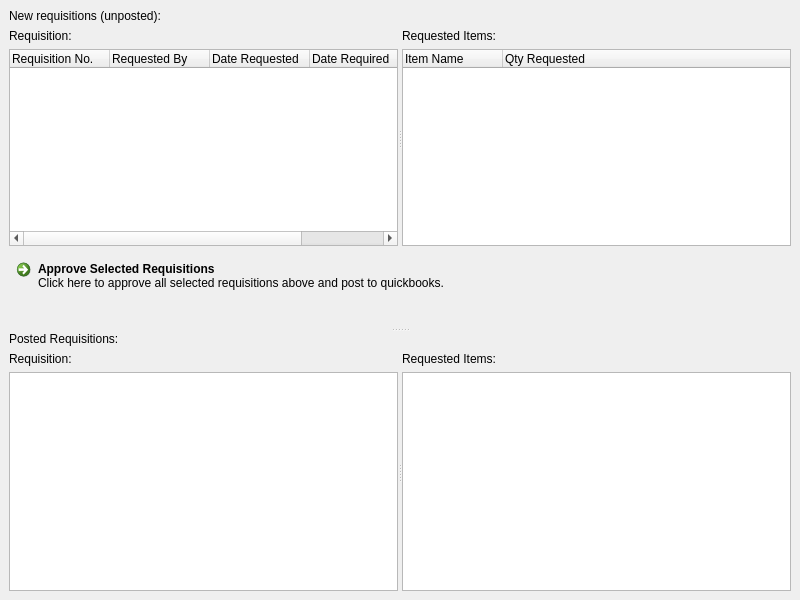
<?xml version="1.0" encoding="UTF-8"?>
<ui version="4.0">
 <class>ApproveRequisition</class>
 <widget class="QMainWindow" name="ApproveRequisition">
  <property name="geometry">
   <rect>
    <x>0</x>
    <y>0</y>
    <width>800</width>
    <height>600</height>
   </rect>
  </property>
  <property name="windowTitle">
   <string>Requisitions</string>
  </property>
  <widget class="QWidget" name="centralwidget">
   <layout class="QVBoxLayout" name="verticalLayout_8">
    <item>
     <widget class="QSplitter" name="splitter_3">
      <property name="orientation">
       <enum>Qt::Vertical</enum>
      </property>
      <property name="opaqueResize">
       <bool>true</bool>
      </property>
      <widget class="QWidget" name="layoutWidget">
       <layout class="QVBoxLayout" name="verticalLayout_7">
        <item>
         <layout class="QVBoxLayout" name="verticalLayout_5">
          <item>
           <widget class="QLabel" name="label">
            <property name="sizePolicy">
             <sizepolicy hsizetype="Preferred" vsizetype="Fixed">
              <horstretch>0</horstretch>
              <verstretch>0</verstretch>
             </sizepolicy>
            </property>
            <property name="text">
             <string>New requisitions (unposted):</string>
            </property>
           </widget>
          </item>
          <item>
           <widget class="QSplitter" name="splitter">
            <property name="orientation">
             <enum>Qt::Horizontal</enum>
            </property>
            <widget class="QWidget" name="layoutWidget">
             <layout class="QVBoxLayout" name="verticalLayout_2">
              <item>
               <widget class="QLabel" name="label_2">
                <property name="text">
                 <string>Requisition:</string>
                </property>
               </widget>
              </item>
              <item>
               <widget class="QTreeWidget" name="trvNewRequisitions">
                <column>
                 <property name="text">
                  <string>Requisition No.</string>
                 </property>
                </column>
                <column>
                 <property name="text">
                  <string>Requested By</string>
                 </property>
                </column>
                <column>
                 <property name="text">
                  <string>Date Requested</string>
                 </property>
                </column>
                <column>
                 <property name="text">
                  <string>Date Required</string>
                 </property>
                </column>
                <column>
                 <property name="text">
                  <string>Preferred Supplier</string>
                 </property>
                </column>
               </widget>
              </item>
             </layout>
            </widget>
            <widget class="QWidget" name="layoutWidget">
             <layout class="QVBoxLayout" name="verticalLayout">
              <item>
               <widget class="QLabel" name="label_3">
                <property name="text">
                 <string>Requested Items:</string>
                </property>
               </widget>
              </item>
              <item>
               <widget class="QTreeWidget" name="trvNewRequisitionDetails">
                <column>
                 <property name="text">
                  <string>Item Name</string>
                 </property>
                </column>
                <column>
                 <property name="text">
                  <string>Qty Requested</string>
                 </property>
                </column>
               </widget>
              </item>
             </layout>
            </widget>
           </widget>
          </item>
         </layout>
        </item>
        <item>
         <widget class="QCommandLinkButton" name="cmdPost">
          <property name="sizePolicy">
           <sizepolicy hsizetype="Preferred" vsizetype="Fixed">
            <horstretch>0</horstretch>
            <verstretch>0</verstretch>
           </sizepolicy>
          </property>
          <property name="text">
           <string>Approve Selected Requisitions</string>
          </property>
          <property name="description">
           <string>Click here to approve all selected requisitions above and post to quickbooks.</string>
          </property>
         </widget>
        </item>
       </layout>
      </widget>
      <widget class="QWidget" name="layoutWidget">
       <layout class="QVBoxLayout" name="verticalLayout_6">
        <item>
         <widget class="QLabel" name="label_4">
          <property name="sizePolicy">
           <sizepolicy hsizetype="Preferred" vsizetype="Fixed">
            <horstretch>0</horstretch>
            <verstretch>0</verstretch>
           </sizepolicy>
          </property>
          <property name="text">
           <string>Posted Requisitions:</string>
          </property>
         </widget>
        </item>
        <item>
         <widget class="QSplitter" name="splitter_2">
          <property name="orientation">
           <enum>Qt::Horizontal</enum>
          </property>
          <widget class="QWidget" name="layoutWidget">
           <layout class="QVBoxLayout" name="verticalLayout_3">
            <item>
             <widget class="QLabel" name="label_5">
              <property name="text">
               <string>Requisition:</string>
              </property>
             </widget>
            </item>
            <item>
             <widget class="CustomQueryView" name="trvOldRequisitions"/>
            </item>
           </layout>
          </widget>
          <widget class="QWidget" name="layoutWidget_2">
           <layout class="QVBoxLayout" name="verticalLayout_4">
            <item>
             <widget class="QLabel" name="label_6">
              <property name="text">
               <string>Requested Items:</string>
              </property>
             </widget>
            </item>
            <item>
             <widget class="CustomQueryView" name="trvOldRequisitionDetails"/>
            </item>
           </layout>
          </widget>
         </widget>
        </item>
       </layout>
      </widget>
     </widget>
    </item>
   </layout>
  </widget>
 </widget>
 <customwidgets>
  <customwidget>
   <class>CustomQueryView</class>
   <extends>QTreeView</extends>
   <header>customqueryview.h</header>
  </customwidget>
 </customwidgets>
 <resources/>
 <connections/>
</ui>
